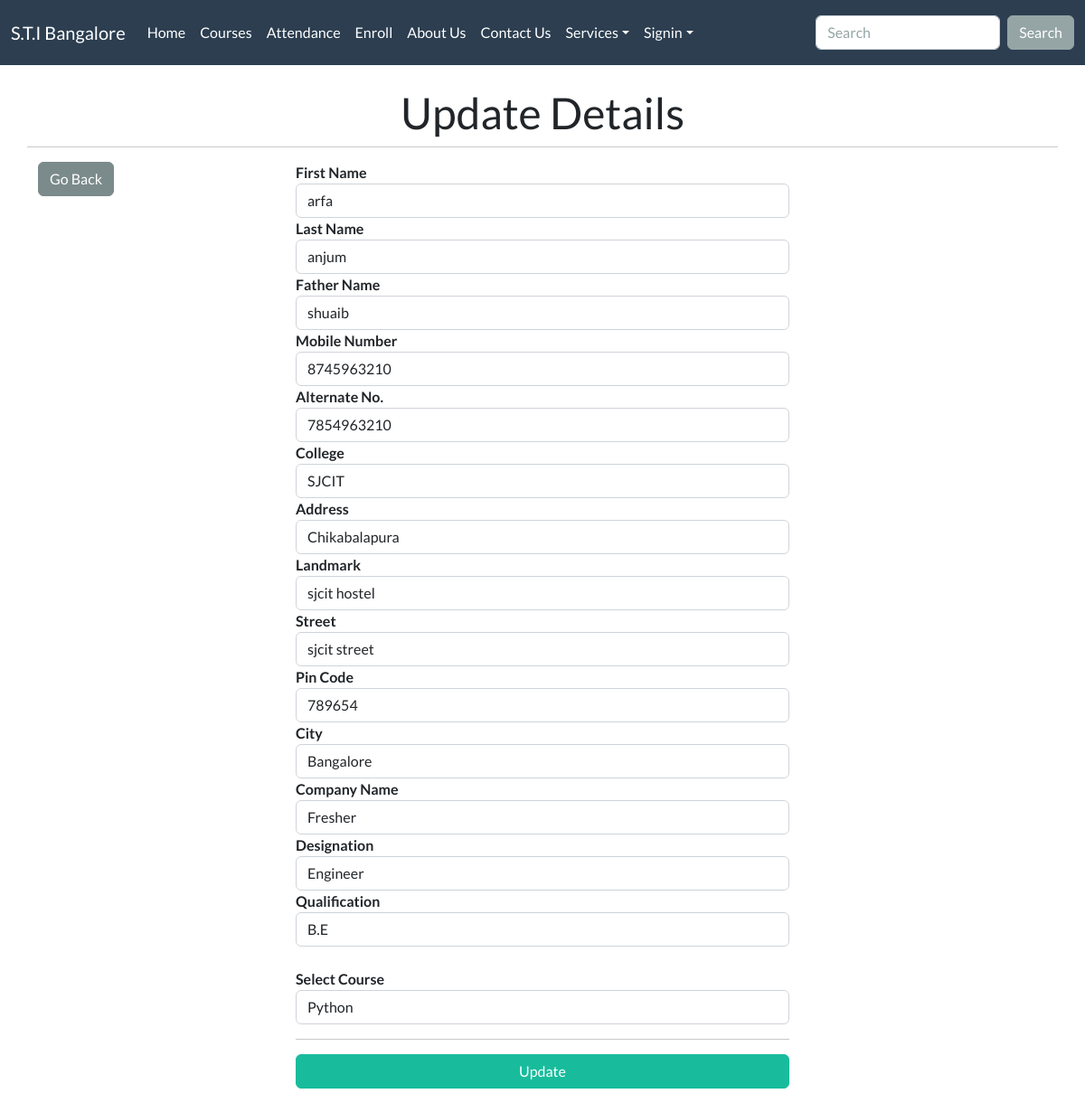
The app's page /candidateupdate/2/ with its own data.
### startupapp/models.py (models this page shows, shortened)
class Register(models.Model):
    candidateId=models.AutoField(primary_key=True)
    firstName=models.CharField(max_length=20)
    lastName=models.CharField(max_length=20)
    fatherName=models.CharField(max_length=20)
    phoneNumber=models.CharField(max_length=14)
    alternateNumber=models.CharField(max_length=14)
    email=models.EmailField(unique=True)
    collegeName=models.CharField(max_length=100)
    address=models.TextField(max_length=150)
    landmark=models.CharField(max_length=100)
    street=models.CharField(max_length=100)
    city=models.CharField(max_length=100)
    pincode=models.IntegerField()
    companyName=models.CharField(max_length=150,blank=True,null=True)
    designation=models.CharField(max_length=150)
    qualification=models.CharField(max_length=100)
    computerKnowledge=models.CharField(max_length=50)
    Course=models.CharField(max_length=150)
    timestamp = models.DateField(auto_now_add=True)
    trainer=models.ForeignKey(Trainer,on_delete=models.DO_NOTHING,null=True)

### startupapp/views.py (the view, shortened to what this page needs)
# urls.py: path('candidateupdate/<id>/',views.candidateupdate,name="candidateupdate"),
def candidateupdate(request,id):
    data=Register.objects.get(candidateId=id)
    courses=Courses.objects.all()
    context={"data":data,"courses":courses}
    return render(request,"updatecandidate.html",context)

### templates/updatecandidate.html (shortened to what this page needs)
{% extends 'base.html' %}
{% block body %}
<div class="container mt-4">
    <div class="row">
        <h1 class="text-center">Update Details</h1>
        <hr>
            <div class="col-md-3">
                <div><a href="/candidateprofile/" class="btn btn-dark"> Go Back</a> </div>
            </div>
            <div class="col-md-6">
                <form action="/candidateupdate/{{data.candidateId}}/" method="post">{% csrf_token %}
                <div class="form-group">
                    <label for="fname"><b>First Name </b></label>
                    <input type="text" class="form-control" name="fname" value="{{data.firstName}}" id="fname" required>
                </div>
                <div class="form-group">
                    <label for="lname"><b>Last Name </b></label>
                    <input type="text" class="form-control" name="lname" id="lname" value="{{data.lastName}}" required>
                </div>
                <div class="form-group">
                    <label for="fathername"><b>Father Name </b></label>
                    <input type="text" class="form-control" name="fatherName" id="fathername" value="{{data.fatherName}}" required>
                </div>
                <div class="form-group">
                    <label for="phone"><b>Mobile Number </b></label>
                    <input type="tel" class="form-control" name="phone" id="phone" value="{{data.phoneNumber}}" required>
                </div>
                <div class="form-group">
                    <label for="alternateNumber"><b>Alternate No.</b></label>
                    <input type="number" class="form-control" name="alternateNumber" id="alternateNumber" value="{{data.alternateNumber}}" required>
                </div>
                <div class="form-group">
                    <label for="college"><b>College </b></label>
                    <input type="text" name="college" class="form-control" id="college" placeholder="Enter College Name"
                        value="{{data.collegeName}}" required>
                </div>
                <div class="form-group">
                    <label for="addr"><b>Address </b></label>
                    <input class="form-control" type="text" name="addr" id="addr" value="{{data.address}}" required>
                </div>
                <div class="form-group">
                    <label for="landmark"><b>Landmark</b> </label>
                    <input class="form-control" type="text" name="landmark" id="landmark" value="{{data.landmark}}" required>
                </div>
                <div class="form-group">
                    <label for="street"><b>Street</b> </label>
                    <input class="form-control" type="text" name="street" id="street" value="{{data.street}}" required>
                </div>
                <div class="form-group">
                    <label for="pcode"><b>Pin Code</b> </label>
                    <input class="form-control" type="number" name="pcode" id="pcode" value="{{data.pincode}}" required>
                </div>
                <div class="form-group">
                    <label for="city"><b>City</b></label>
                    <input class="form-control" type="text" name="city" id="city" value="{{data.city}}" required>
                </div>
                <div class="form-group">
                    <label for="companyname"> <b>Company Name</b></label>
                    <input type="text" name="companyname" class="form-control" id="companyname" placeholder="Freshers Mention as NA" value="{{data.companyName}}" required>
                </div>
                <div class="form-group">
                    <label for="Designation"><b>Designation</b></label>
                    <input class="form-control" type="text" name="Designation" id="Designation" value="{{data.designation}}" required>
                </div>
                <div class="form-group">
                    <label for="Qualification"><b>Qualification</b></label>
                    <input class="form-control" type="text" name="Qualification" id="Qualification" value="{{data.qualification}}" required>
                </div>
    <br>
                <div class="form-group">
                    <label for="scourse"><b>Select Course</b></label>
                    <select class="form-control" id="scourse" name="scourse"  required>
                <option value="{{data.Course}}">{{data.Course}}</option>
                    </select>
                  </div>
                <hr>
                <div class="d-grid gap-2 mb-3">
                    <button type="submit" class="btn btn-success get-started-btn">Update</button>
                </div>
            </form>
            </div>
        <div class="col-md-3"></div>
    </div>
</div>
{% endblock body %}

### records on screen
Register: fname "arfa", lname "anjum", fatherName "shuaib", phone "8745963210", alternateNumber "7854963210", college "SJCIT", addr "Chikabalapura", landmark "sjcit hostel", street "sjcit street", pcode "789654", city "Bangalore", companyname "Fresher", Designation "Engineer", Qualification "B.E", scourse "Python"
